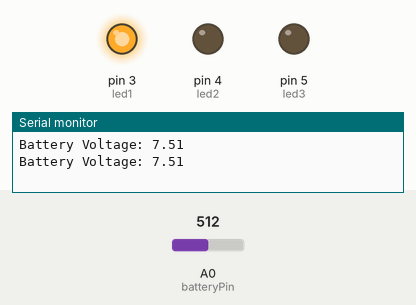
This sketch was run on a simulated Arduino Uno, built with avr-gcc and run on an emulated ATmega328P. Shown: output pins drawn as LEDs (lit = HIGH), the last lines printed to the serial monitor. The test bench sets the inputs (shaded band); at power-on: A0 (batteryPin) = 512.

Above: at 1.8 s.
1.9 s: A0 (batteryPin) set to 738
3.4 s: A0 (batteryPin) set to 759
At 5.1 s:
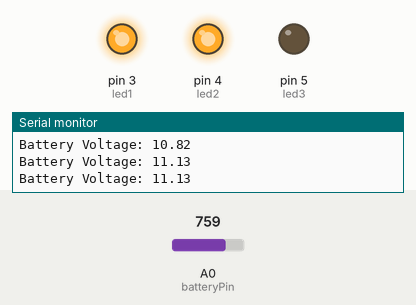
5.5 s: A0 (batteryPin) set to 811
7.2 s: A0 (batteryPin) set to 825
At 8.3 s:
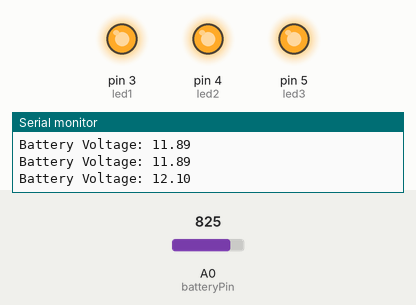
9.5 s: A0 (batteryPin) set to 716
At 11.0 s:
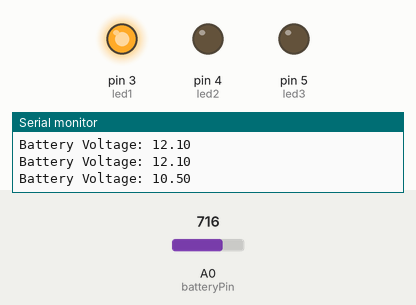
11.5 s: A0 (batteryPin) set to 900
At 12.6 s:
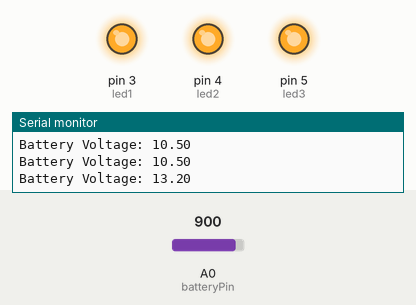
Timing chart, 0 to 14.5 s (numbered marks = the images above; inputs shaded):
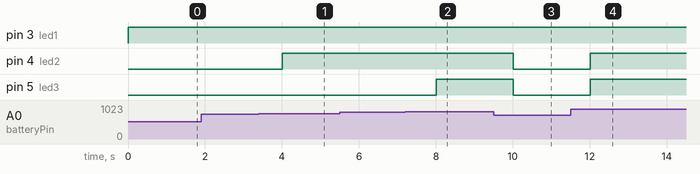

The sketch:

battery_monitor.ino
```cpp
const int batteryPin = A0;
const int led1 = 3;
const int led2 = 4;
const int led3 = 5;

float voltage = 0.0;

void setup() {
  Serial.begin(9600);
  pinMode(led1, OUTPUT);
  pinMode(led2, OUTPUT);
  pinMode(led3, OUTPUT);
}

void loop() {
  int adcValue = analogRead(batteryPin);

  // Assuming 5V reference and 10-bit ADC
  float vout = adcValue * (5.0 / 1023.0);

  // Voltage divider ratio (example: R1=10k, R2=5k)
  voltage = vout * 3.0;

  Serial.print("Battery Voltage: ");
  Serial.println(voltage);

  if (voltage > 12.0) {
    digitalWrite(led1, HIGH);
    digitalWrite(led2, HIGH);
    digitalWrite(led3, HIGH);
  }
  else if (voltage > 11.0) {
    digitalWrite(led1, HIGH);
    digitalWrite(led2, HIGH);
    digitalWrite(led3, LOW);
  }
  else {
    digitalWrite(led1, HIGH);
    digitalWrite(led2, LOW);
    digitalWrite(led3, LOW);
  }

  delay(1000);
}
```

Measured:
- the behaviour switches between 750 and 751 on A0 (batteryPin) (found by bisection; images 0 and 1)
- the behaviour switches between 818 and 819 on A0 (batteryPin) (found by bisection; images 1 and 2)
- after the input at 3.4 s, pin 4 (led2): LOW → HIGH after 0.60 s
- after the input at 7.2 s, pin 5 (led3): LOW → HIGH after 0.81 s
- after the input at 9.5 s, pin 4 (led2), pin 5 (led3): HIGH → LOW after 0.51 s
- after the input at 11.5 s, pin 4 (led2), pin 5 (led3): LOW → HIGH after 0.51 s
